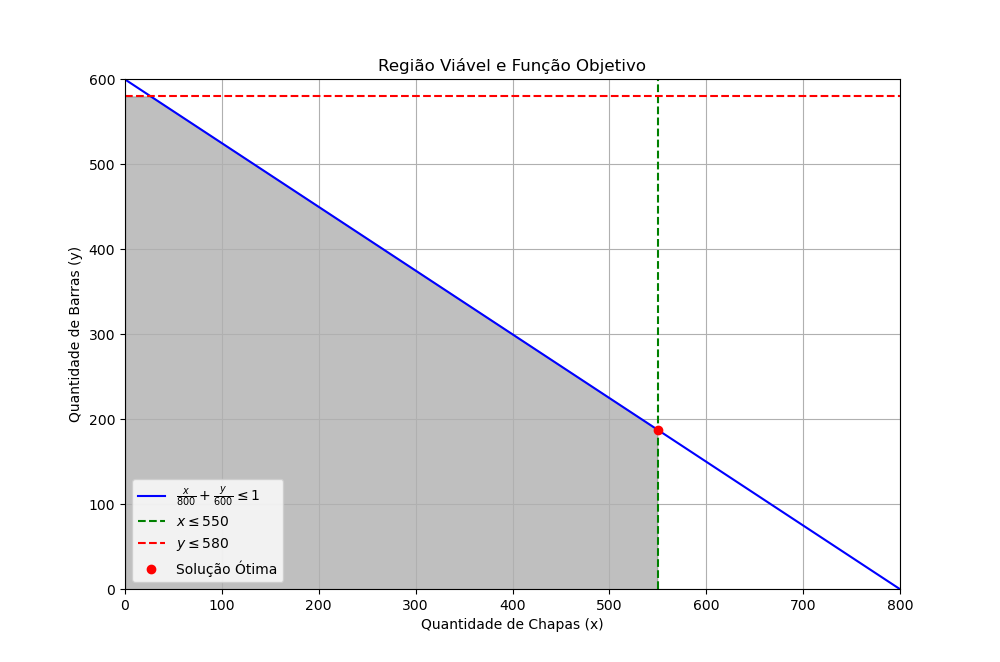

This figure's Python source:
from mip import Model, xsum, MAXIMIZE, CONTINUOUS
import numpy as np
import matplotlib.pyplot as plt

# Criando o modelo
m = Model(sense=MAXIMIZE)

# Variáveis de decisão: quantidade de chapas (x) e barras (y)
x = m.add_var(name="x", var_type=CONTINUOUS)
y = m.add_var(name="y", var_type=CONTINUOUS)

# Função objetivo: maximizar o lucro Z = 40x + 35y
m.objective = 40 * x + 35 * y

# Restrições:
# Capacidade de produção: (x / 800) + (y / 600) <= 1
m += (x / 800) + (y / 600) <= 1

# Demanda máxima
m += x <= 550  # Restrição de chapas
m += y <= 580  # Restrição de barras

# Restrições de não-negatividade
m += x >= 0
m += y >= 0

# Resolver o modelo
m.optimize()

# Obtendo os valores ótimos de x e y
optimal_x = x.x
optimal_y = y.x
optimal_profit = m.objective_value

print(f"Produção ótima de chapas: {optimal_x}")
print(f"Produção ótima de barras: {optimal_y}")
print(f"Lucro máximo: {optimal_profit}")


# Definindo os limites das variáveis
x_max, y_max = 800, 600

# Valores das restrições como funções de x
def capacity_constraint(x):
    return 600 - (3/4) * x

# Valores de x para definir as restrições no gráfico
x_vals = np.linspace(0, x_max, 400)

y_capacidade_total = (y_max - (y_max / x_max) * x_vals)
y_demanda_barras = np.full_like(x_vals, 580)  # Demanda Barra
y_capacidade_barras = np.full_like(x_vals, y_max)  # Capacidade Barra

# Plotando as linhas de restrição
plt.figure(figsize=(10, 8))

# Restrição de capacidade
plt.plot(x_vals, capacity_constraint(x_vals), label=r"$\frac{x}{800} + \frac{y}{600} \leq 1$", color='blue')
# Restrição de demanda para chapas
plt.axvline(x=550, label=r"$x \leq 550$", color='green', linestyle="--")
# Restrição de demanda para barras
plt.axhline(y=580, label=r"$y \leq 580$", color='red', linestyle="--")

# Delimitando a região viável
plt.fill_between(x_vals, 0, np.minimum(y_capacidade_total, y_demanda_barras),
                 where=(x_vals <= 550), color='grey', alpha=0.5)

# Marcando o ponto de interseção
plt.plot(x.x, y.x, 'ro', label="Solução Ótima")

# Adicionando rótulos e título
plt.xlim(0, 800)
plt.ylim(0, 600)
plt.xlabel("Quantidade de Chapas (x)")
plt.ylabel("Quantidade de Barras (y)")
plt.title("Região Viável e Função Objetivo")

# Mostrar legenda e gráfico
plt.legend()
plt.grid(True)
plt.show()
